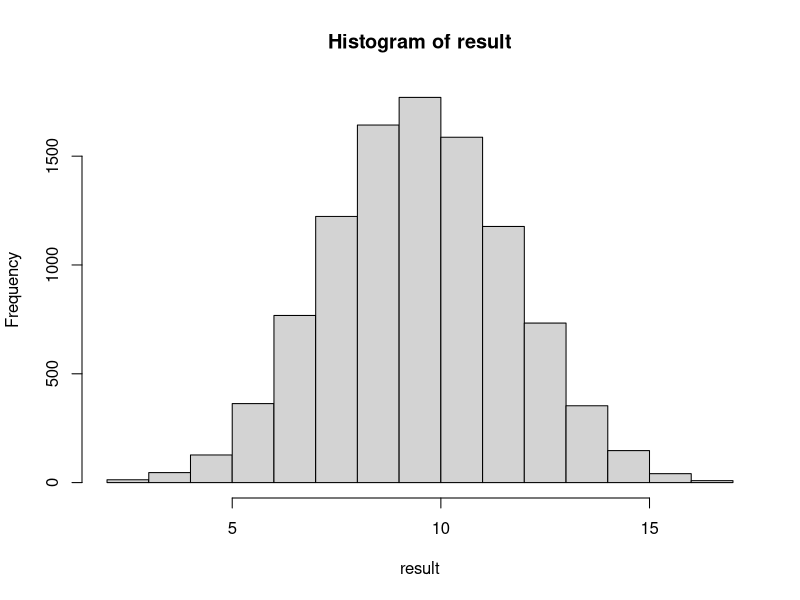

Reproduce this figure in R.

# Statistical Inference
# HW5 R
# Yara MohammadiBahram 810199265


########################### 6 ###########################

observed <- c(110, 210)
expected <- c(12.31, 307.69)

chi <- sum((observed-expected)^2/expected)
df <- 2-1
print(chi)

pchisq(chi, df, lower.tail=FALSE)



########################## 7 ############################

library(MASS)

# Fix chi-square condition issue

print(caith)

# Add black and dark columns
caith$dark <- as.numeric(caith$black) + as.numeric(caith$dark)
caith <- subset(caith, select = -c(black))

print(caith)


# This is a vector of total counts for each row
total_rows <- as.numeric(rowSums(caith))
# This is a vector of total counts for each column
total_cols <- as.numeric(colSums(caith))
# Table total
table_total <- sum(total_rows)

# By matrix multiplication of total_row and transposed total_col, we derive expected count:
expected_count <- (total_rows %*% t(total_cols))/table_total

print("expected count")
print(expected_count)

print("observed count")
print(caith)

chi <- sum((caith - expected_count)^2/expected_count)

df <- (4-1)*(4-1)

pchisq(chi, df, lower.tail=FALSE)



########################## 8 ###########################

n_computers <- 20
p_success <- 0.5

n <- 10000

# Manual simulation
result <- c()
for (x in 1:n) {
  result <- append(result, rbinom(n=1, size=n_computers, p_success), after=length(result))
}

hist(result)

# Non parametric: there is no sample with value of 20 among all 10000 samples!! 
table(result)

# Parametric:

# Test statistics
p = mean(result)/20
SE = sqrt(p*(1-p)/n)

print(p)
print(SE)

# Z score
z <- ( 1 - p )/SE

print(z)

# P-value
print(pnorm(z, lower.tail = FALSE))
